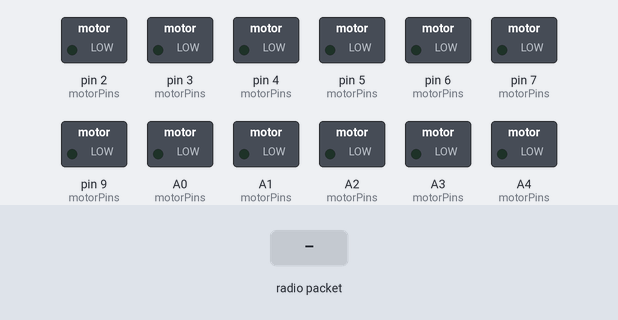
The sketch below on a simulated Arduino Uno, built with avr-gcc and run on an emulated ATmega328P. Parts: switched loads named in the sketch (green lamp = pin HIGH). The inputs (shaded band) are chosen by the test bench. No radio packets arrive unless stated; what the sketch prints to the serial monitor is not drawn.

Above: at 1.2 s.
1.3 s: radio packet "FWD" arrives
At 2.3 s:
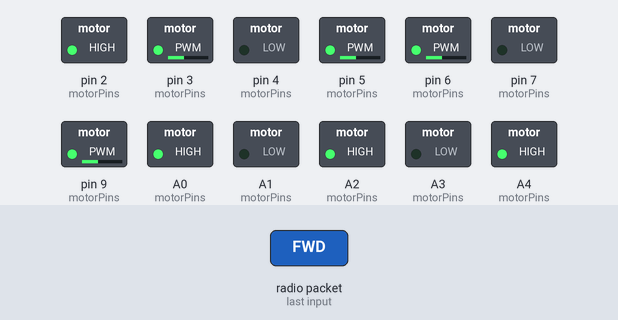
2.8 s: radio packet "REV" arrives
At 3.5 s:
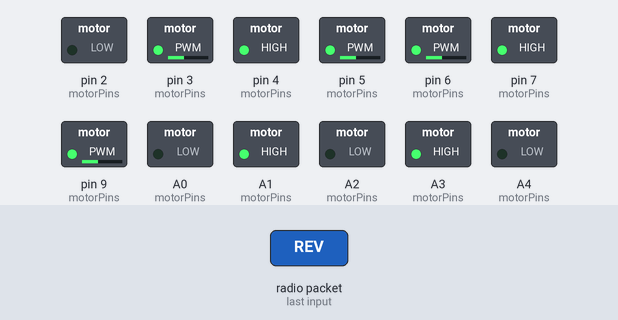
4.3 s: radio packet "LEFT" arrives
At 4.6 s:
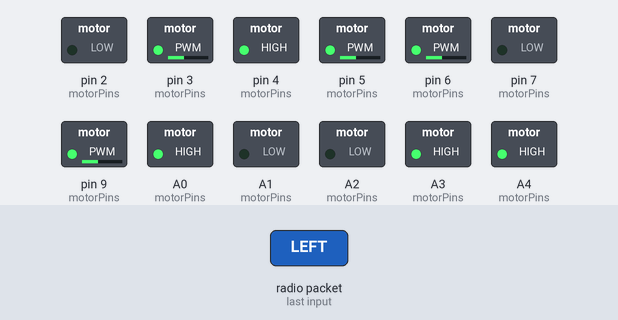
5.8 s: radio packet "RIGHT" arrives
At 7.0 s:
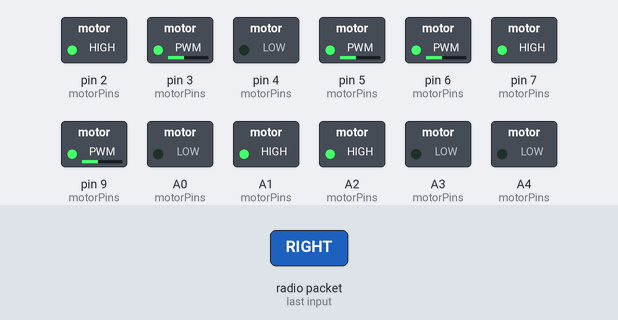
Timing chart, 0 to 8.3 s (numbered marks = the images above; inputs shaded):
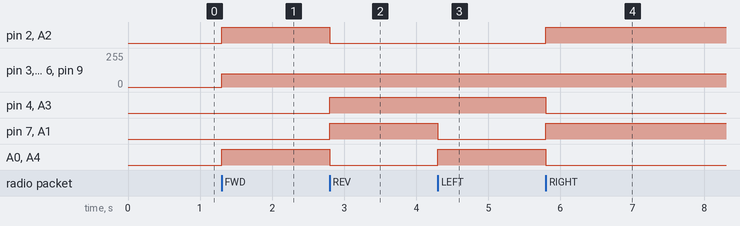

Measured:
- after the input at 1.3 s, pin 2 (motorPins), A0 (motorPins), A2 (motorPins), A4 (motorPins): LOW → HIGH at once; pin 3 (motorPins), pin 5 (motorPins), pin 6 (motorPins), pin 9 (motorPins): 0/255 → 100/255 at once
- after the input at 2.8 s, pin 2 (motorPins), A0 (motorPins), A2 (motorPins), A4 (motorPins): HIGH → LOW at once; pin 4 (motorPins), pin 7 (motorPins), A1 (motorPins), A3 (motorPins): LOW → HIGH at once
- after the input at 4.3 s, pin 7 (motorPins), A1 (motorPins): HIGH → LOW at once; A0 (motorPins), A4 (motorPins): LOW → HIGH at once
- after the input at 5.8 s, pin 2 (motorPins), pin 7 (motorPins), A1 (motorPins), A2 (motorPins): LOW → HIGH at once; pin 4 (motorPins), A0 (motorPins), A3 (motorPins), A4 (motorPins): HIGH → LOW at once

The sketch:

code_remote_car.ino
```cpp
#include <SPI.h>
#include <nRF24L01.h>
#include <RF24.h>

RF24 radio(10, 8);
const byte address[6] = "00001";

char receivedData[32] = "";

// L298N 1 - Bánh trước
#define ENA_F 3
#define IN1_F 2
#define IN2_F 4
#define ENB_F 5
#define IN3_F A4
#define IN4_F 7

// L298N 2 - Bánh sau
#define ENA_R 9
#define IN1_R A0
#define IN2_R A1
#define ENB_R 6
#define IN3_R A2
#define IN4_R A3

void setup() {
  Serial.begin(9600);

  if (!radio.begin()) {
    Serial.println("NRF24L01 không khởi động được!");
    while (1);
  }
  radio.setPALevel(RF24_PA_LOW);
  radio.setChannel(108);
  radio.openReadingPipe(0, address);
  radio.startListening();
  Serial.println("Đang chờ lệnh từ ESP32...");

  int motorPins[] = {
    ENA_F, IN1_F, IN2_F, ENB_F, IN3_F, IN4_F,
    ENA_R, IN1_R, IN2_R, ENB_R, IN3_R, IN4_R
  };
  for (int i = 0; i < 12; i++) {
    pinMode(motorPins[i], OUTPUT);
  }
}

void loop() {
  if (radio.available()) {
    radio.read(&receivedData, sizeof(receivedData));
    Serial.print("Nhận lệnh: ");
    Serial.println(receivedData);

    if (strcmp(receivedData, "FWD") == 0) {
      forward();
    } else if (strcmp(receivedData, "REV") == 0) {
      reverse();
    } else if (strcmp(receivedData, "LEFT") == 0) {
      moveLeft();
    } else if (strcmp(receivedData, "RIGHT") == 0) {
      moveRight();
    } else if (strcmp(receivedData, "STOP") == 0) {
      stopMotors();
    }
  }
}

void setMotor(int in1, int in2, int ena, int speed) {
  if (speed > 0) {
    digitalWrite(in1, HIGH);
    digitalWrite(in2, LOW);
  } else if (speed < 0) {
    digitalWrite(in1, LOW);
    digitalWrite(in2, HIGH);
    speed = -speed;
  } else {
    digitalWrite(in1, LOW);
    digitalWrite(in2, LOW);
  }
  analogWrite(ena, speed);
}
void forward() {
  Serial.println("Tiến");
  setMotor(IN1_F, IN2_F, ENA_F, 100);
  setMotor(IN3_F, IN4_F, ENB_F, 100);
  setMotor(IN1_R, IN2_R, ENA_R, 100);
  setMotor(IN3_R, IN4_R, ENB_R, 100);
}
void reverse() {
  Serial.println("Lùi");
  setMotor(IN1_F, IN2_F, ENA_F, -100);
  setMotor(IN3_F, IN4_F, ENB_F, -100);
  setMotor(IN1_R, IN2_R, ENA_R, -100);
  setMotor(IN3_R, IN4_R, ENB_R, -100);
}
void moveLeft() {
  Serial.println("Sang trái");
  setMotor(IN1_F, IN2_F, ENA_F, -100);
  setMotor(IN3_F, IN4_F, ENB_F, 100);
  setMotor(IN1_R, IN2_R, ENA_R, 100);
  setMotor(IN3_R, IN4_R, ENB_R, -100);
}
void moveRight() {
  Serial.println("Sang phải");
  setMotor(IN1_F, IN2_F, ENA_F, 100);
  setMotor(IN3_F, IN4_F, ENB_F, -100);
  setMotor(IN1_R, IN2_R, ENA_R, -100);
  setMotor(IN3_R, IN4_R, ENB_R, 100);
}
void stopMotors() {
  Serial.println("Dừng");
  setMotor(IN1_F, IN2_F, ENA_F, 0);
  setMotor(IN3_F, IN4_F, ENB_F, 0);
  setMotor(IN1_R, IN2_R, ENA_R, 0);
  setMotor(IN3_R, IN4_R, ENB_R, 0);
}
```
